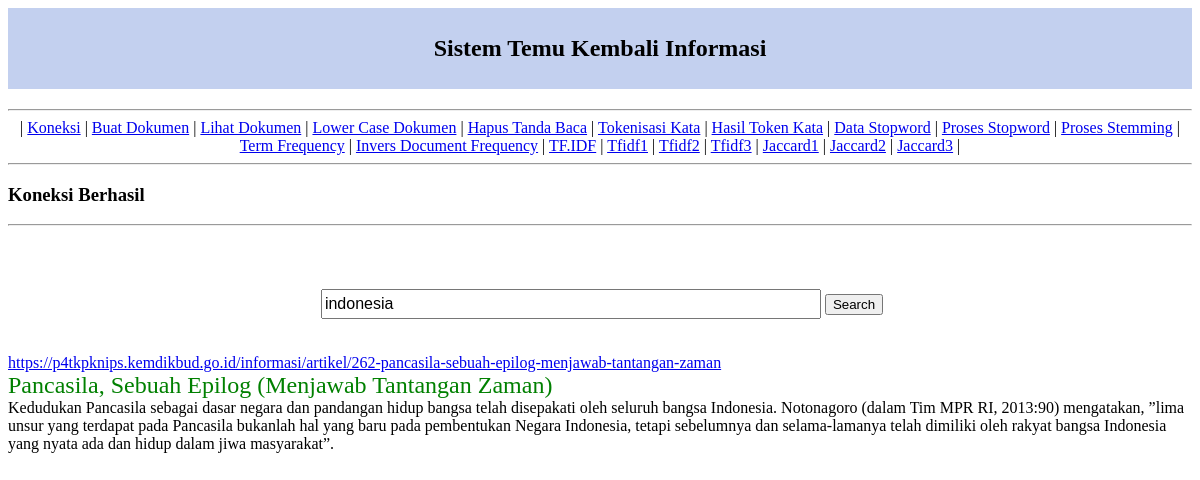
Before: /searchs2.php?keyword=indonesia with the older database file.
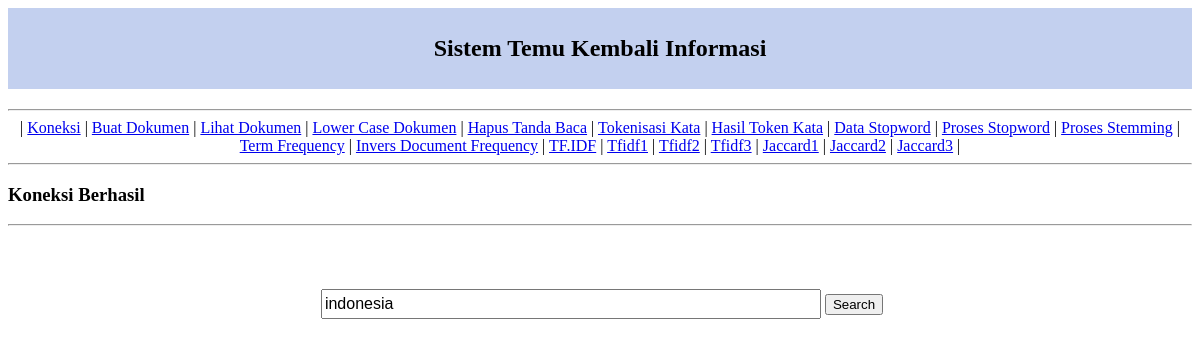
After: the same page with the newer database file.
### tables this page shows
CREATE TABLE `berita`  (
  `id` int(5) NOT NULL AUTO_INCREMENT,
  `judul` tinytext NOT NULL,
  `isi` text NOT NULL,
  `url` text NOT NULL,
  INDEX `hasil`(`id`) USING BTREE
);

### searchs2.php (the view, shortened to what this page needs)
<?php
include "index.php";
include "koneksi.php";
echo "<p align=center></p";
$keyword = $_GET["keyword"];
   $search_exploded = explode(" ",$keyword);
   $x=0;
   $construct="";
   foreach($search_exploded as $search_each)
   {
   $x++;
    if ($x==1){
     $construct .= " kata LIKE '%$search_each%'";
	 }
    else
     {
	 $construct .= " OR kata LIKE '%$search_each%'";
	 }
   }
	  echo "<br /><br><table><tr><td></td><td><form action='searchs2.php' method='GET'><input type='text' onclick=value='' size='50' name='keyword' value='$keyword' style='width: 500px; height: 30px; font-size: 16px;'> <input type='submit' value='Search'></form></td></tr></table>";
?>
<?php
$query="SELECT id,judul,isi,url FROM (SELECT yy.id id,yy.judul judul,yy.isi isi,yy.url url,xx.kata,xx.freq,xx.jmlkata,xx.tf,xx.jmldok,xx.katajmldok,xx.idf,max(xx.tf_idf) tf_idf from (SELECT * FROM (SELECT g.id id,g.kata kata,g.freq,g.jmlkata,g.tf tf,h.jmldok,h.katajmldok,h.idf idf,(g.tf*h.idf) tf_idf from (SELECT a.id,a.kata,a.freq,b.jmlkata,(a.freq/b.jmlkata) tf FROM (SELECT id,kata,SUM(freq) freq FROM token GROUP BY id,kata ORDER BY id+0,NO+0) AS a JOIN (SELECT id,SUM(freq) jmlkata FROM token GROUP BY id+0) AS b ON a.id=b.id) AS g JOIN (SELECT kata,f.jmldok,e.katajmldok,LOG10(f.jmldok/e.katajmldok) idf FROM (SELECT kata,COUNT(kata) katajmldok FROM (SELECT id,no,kata,SUM(freq) freq FROM token GROUP BY id,kata ORDER BY id+0,NO+0) AS d GROUP BY kata ORDER BY id+0,NO+0) AS e JOIN (SELECT COUNT(id) jmldok FROM (SELECT id FROM token GROUP BY id+0) AS c) AS f) AS h ON g.kata=h.kata) as x where $construct order by tf_idf DESC) AS xx left JOIN (SELECT * FROM berita) AS yy ON xx.id=yy.id group by id) AS zz ORDER BY tf_idf desc";
$result=mysqli_query($koneksi,$query);
while($row = mysqli_fetch_array($result)){
echo "<p align='left'><font color=blue> <a href=" . " $row[url] " . "target='_blank'".">$row[url]</a>  " . "</font><br>" . " <font size='5' color=green> $row[judul] " . "</font><br>" . " $row[isi] " . "<br><br></p>";
}
?>

Changed rows visible on the page:
no longer on this page (row edited): berita: url "https://p4tkpknips.kemdikbud.go.id/informasi/artikel/262-pancasila-sebuah-epilog-menjawab-tantangan-zaman", judul "Pancasila, Sebuah Epilog (Menjawab Tantangan Zaman)", isi "Kedudukan Pancasila sebagai dasar negara dan pandangan hidup bangsa telah disepakati oleh seluruh bangsa Indonesia. Notonagoro (dalam Tim MPR RI, 2013:90) mengatakan, ”lima unsur yang terdapat pada Pancasila bukanlah hal yang baru pada pembentukan Negara Indonesia, tetapi sebelumnya dan selama-lamanya telah dimiliki oleh rakyat bangsa Indonesia yang nyata ada dan hidup dalam jiwa masyarakat”."
